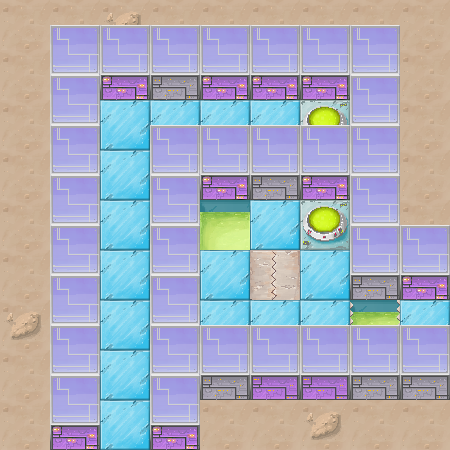

This game map was drawn from its Tiled (.tmx) file and the tilesets committed beside it. A one-line description and the trimmed map source follow:
An orthogonal 9x9 tile map with 50x50 px tiles, 3 tile layers (collision, floor, wall), 6 tilesets and 7 objects (2x vent, finish, player, generator, trap).

<map version="1.0" orientation="orthogonal" width="9" height="9" tilewidth="50" tileheight="50">
 <tileset firstgid="1" name="floor" tilewidth="50" tileheight="50">
  <image source="../img/floor.png" width="250" height="150" />
 </tileset>
 <tileset firstgid="16" name="walls" tilewidth="50" tileheight="75">
  <image source="../img/walls.png" width="200" height="75" />
 </tileset>
 <tileset firstgid="20" name="collision" tilewidth="50" tileheight="50">
  <image source="../img/collision.png" width="100" height="50" />
  <tile id="0">
   <properties>
    <property name="type" value="solid" />
   </properties>
  </tile>
  <tile id="1">
   <properties>
    <property name="type" value="solid" />
    <property name="water" value="true" />
   </properties>
  </tile>
 </tileset>
 <tileset firstgid="22" name="moving_block" tilewidth="50" tileheight="75">
  <image source="../img/moving_block.png" width="50" height="75" />
 </tileset>
 <tileset firstgid="23" name="generator" tilewidth="50" tileheight="75">
  <image source="../img/generator.png" width="100" height="75" />
 </tileset>
 <tileset firstgid="25" name="trap" tilewidth="50" tileheight="50">
  <image source="../img/trap.png" width="50" height="100" />
 </tileset>
 <layer name="collision" width="9" height="9">
  <data>[81 cells, 26 non-empty, 1 distinct tile ids]</data>
 </layer>
 <layer name="floor" width="9" height="9">
  <data>[81 cells, 67 non-empty, 10 distinct tile ids]</data>
 </layer>
 <objectgroup name="objects" width="9" height="9">
  <object name="finish" x="300" y="100" width="50" height="50" />
  <object name="player" x="100" y="325" width="50" height="75" />
  <object name="generator" x="200" y="275" width="50" height="75">
   <properties>
    <property name="activate" value="id1" />
   </properties>
  </object>
  <object x="200" y="400" width="50" />
  <object name="trap" x="350" y="300" width="50" height="50">
   <properties>
    <property name="id" value="id1" />
   </properties>
  </object>
 </objectgroup>
 <layer name="wall" width="9" height="9">
  <data>[81 cells, 33 non-empty, 1 distinct tile ids]</data>
 </layer>
 <objectgroup name="vent" width="9" height="9">
  <object name="vent" x="50" y="225" width="50" height="50" />
  <object name="vent" x="350" y="225" width="50" height="50" />
 </objectgroup>
</map>